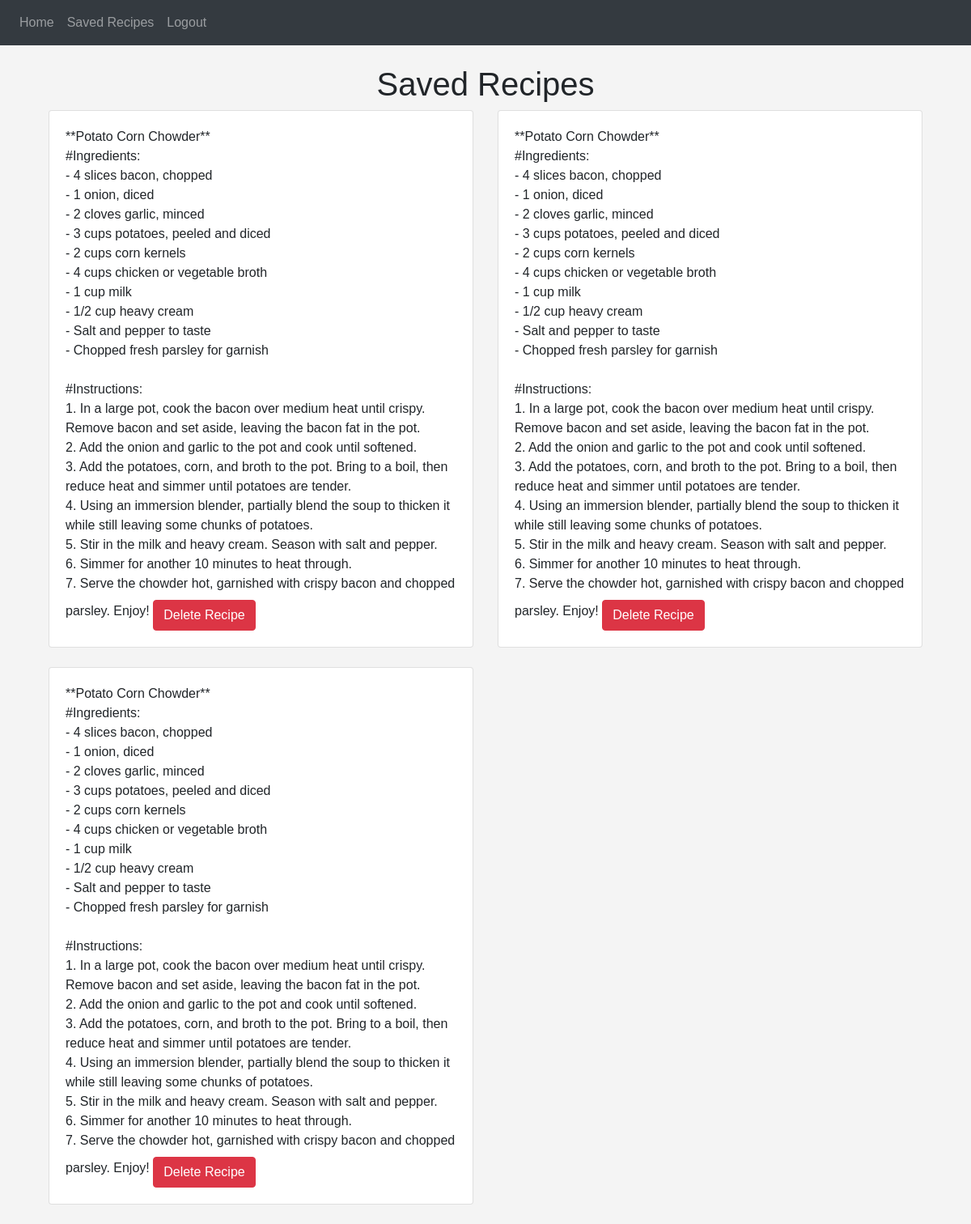
Page /saved_recipes (signed in) on the committed database.
### website/models.py (models this page shows)
class Recipe(db.Model):
    id = db.Column(db.Integer, primary_key=True)
    content = db.Column(db.Text, nullable=False)
    date_created = db.Column(db.DateTime, default=datetime.utcnow)
    user_id = db.Column(db.Integer, db.ForeignKey('user.id'), nullable=False)

### website/views.py (the view)
@views.route("/saved_recipes")
@login_required
def saved_recipes():
    recipes = Recipe.query.filter_by(user_id=current_user.id).all()
    print("Found recipes:", recipes)
    return render_template("saved_recipes.html", user=current_user, recipes=recipes)

### website/__init__.py (called while the page is built)
def create_app():
    app = Flask(__name__)
    app.config['SECRET_KEY'] = 'hjshjhdjah kjshkjdhjs'
    app.config['SQLALCHEMY_DATABASE_URI'] = f'sqlite:///{DB_NAME}'
    db.init_app(app)
    from .views import views
    from .auth import auth
    app.register_blueprint(views, url_prefix='/')
    app.register_blueprint(auth, url_prefix='/')
    from .models import User, Note
    with app.app_context():
        db.create_all()
    login_manager = LoginManager()
    login_manager.login_view = 'auth.login'
    login_manager.init_app(app)
    @login_manager.user_loader
    def load_user(id):
        return User.query.get(int(id))
    return app

### website/templates/saved_recipes.html (shortened to what this page needs)
{% extends "base.html" %}
{% block content %}
<div class="container">
    <h1 class="text-center mt-4">Saved Recipes</h1>
    <div class="row">
        {% for recipe in recipes %}
            <div class="col-md-6 mb-4">
                <div class="card">
                    <div class="card-body">
                        {{ recipe.content|safe }}
                        <button onclick="deleteRecipe({{ recipe.id }})" class="btn btn-danger mt-2">Delete Recipe</button>
                    </div>
                </div>
            </div>
        {% endfor %}
    </div>
</div>
{% endblock %}

### website/static/style.css (style rules this page uses)
body { font-family: Arial, sans-serif; background-color: #f4f4f4; margin: 0; padding: 0; }
button { padding: 10px; border: none; background-color: #4CAF50; color: white; border-radius: 5px; cursor: pointer; }

### rows in the picture
Recipe: content "**Potato Corn Chowder** #Ingredients: - 4 slices bacon, chopped - 1 onion, diced - 2 cloves garlic, minced - 3 cups potatoes, peeled and diced - 2 cups corn kernels - 4 cups chicken or vegetable broth - 1 cup milk - 1/2 cup heavy cream - Salt and pepper to taste - Chopped fresh parsley for garnish #Instructions: 1. In a large pot, cook the bacon over medium heat until crispy. Remove bacon and set aside, leaving the bacon fat in the pot. 2. Add the onion and garlic to the pot and cook until softened. 3. Add the potatoes, corn, and broth to the pot. Bring to a boil, then reduce heat and simmer until potatoes are tender. 4. Using an immersion blender, partially blend the soup to thicken it…"
Recipe: content "**Potato Corn Chowder** #Ingredients: - 4 slices bacon, chopped - 1 onion, diced - 2 cloves garlic, minced - 3 cups potatoes, peeled and diced - 2 cups corn kernels - 4 cups chicken or vegetable broth - 1 cup milk - 1/2 cup heavy cream - Salt and pepper to taste - Chopped fresh parsley for garnish #Instructions: 1. In a large pot, cook the bacon over medium heat until crispy. Remove bacon and set aside, leaving the bacon fat in the pot. 2. Add the onion and garlic to the pot and cook until softened. 3. Add the potatoes, corn, and broth to the pot. Bring to a boil, then reduce heat and simmer until potatoes are tender. 4. Using an immersion blender, partially blend the soup to thicken it…"
Recipe: content "**Potato Corn Chowder** #Ingredients: - 4 slices bacon, chopped - 1 onion, diced - 2 cloves garlic, minced - 3 cups potatoes, peeled and diced - 2 cups corn kernels - 4 cups chicken or vegetable broth - 1 cup milk - 1/2 cup heavy cream - Salt and pepper to taste - Chopped fresh parsley for garnish #Instructions: 1. In a large pot, cook the bacon over medium heat until crispy. Remove bacon and set aside, leaving the bacon fat in the pot. 2. Add the onion and garlic to the pot and cook until softened. 3. Add the potatoes, corn, and broth to the pot. Bring to a boil, then reduce heat and simmer until potatoes are tender. 4. Using an immersion blender, partially blend the soup to thicken it…"
